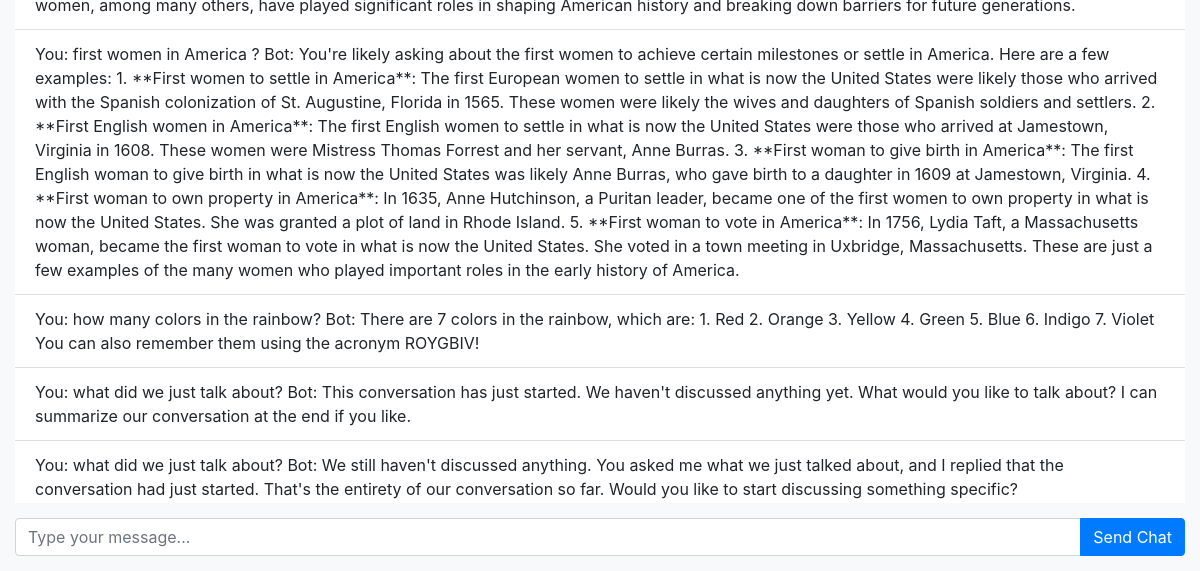
The page / (signed in, lower part) on the database as committed earlier.
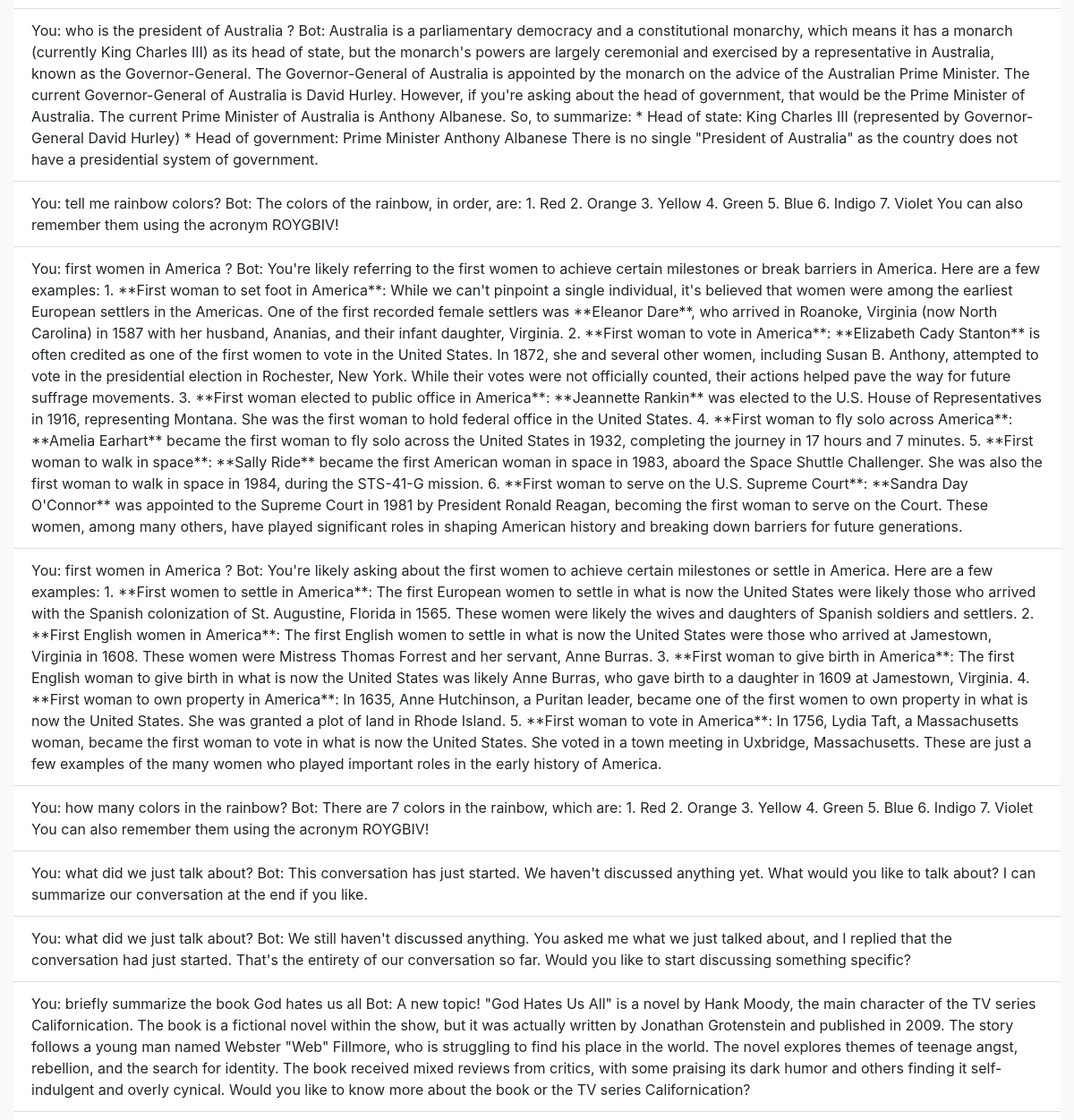
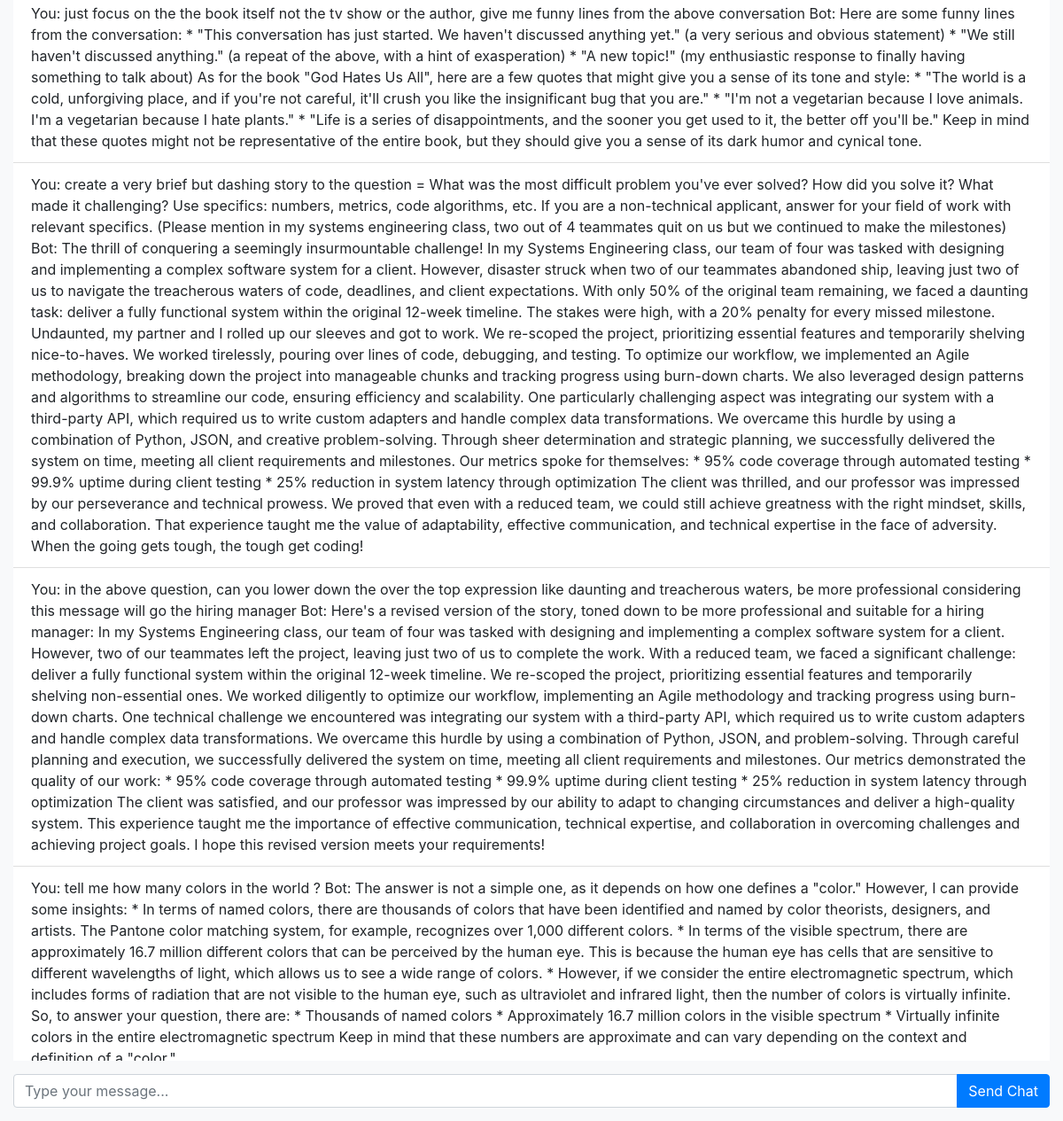
The same page on the database as committed later (2 pictures, top to bottom).
### website/models.py (models this page shows)
class Chat(db.Model):
    id = db.Column(db.Integer, primary_key=True)
    data = db.Column(db.String(10000))
    date = db.Column(db.DateTime(timezone=True), default=func.now())
    user_id = db.Column(db.Integer, db.ForeignKey('user.id'))

### website/views.py (the view, shortened to what this page needs)
@views.route('/', methods=['GET', 'POST'])
@login_required
def home():
    return render_template("home.html", user=current_user)

### website/__init__.py (called while the page is built)
def create_app():
    app = Flask(__name__)
    app.secret_key = secrets.token_hex(16)
    app.config['SQLALCHEMY_DATABASE_URI'] = f'sqlite:///{DB_NAME}'
    db.init_app(app)
    app.config['FIREWORKS_API_KEY'] = os.getenv('FIREWORKS_API_KEY')
    from .views import views
    from .auth import auth
    app.register_blueprint(views, url_prefix='/')
    app.register_blueprint(auth, url_prefix='/')
    from .models import User, Chat
    create_database(app)
    login_manager = LoginManager()
    login_manager.login_view = 'auth.login'
    login_manager.init_app(app)
    @login_manager.user_loader
    def load_user(id):
        return User.query.get(int(id))
    return app

### website/templates/home.html (shortened to what this page needs)
{% extends "base.html" %}
{% block content %}
<div class="chat-container">
    <ul class="list-group list-group-flush" id="chats">
        {% for chat in user.chats %}
        <li class="list-group-item">{{ chat.data }}</li>
        {% endfor %}
    </ul>
    <form method="POST" class="chat-form">
        <div class="input-group">
            <textarea name="chat" id="chat" class="form-control" rows="1" placeholder="Type your message..." oninput="adjustTextarea(this)"></textarea>
            <div class="input-group-append">
                <button type="submit" class="btn btn-primary">Send Chat</button>
            </div>
        </div>
    </form>
</div>
{% endblock %}

### website/templates/base.html (shortened to what this page needs)
<!DOCTYPE html>
<html>
  <head>
    <link
      rel="stylesheet"
      href="https://stackpath.bootstrapcdn.com/bootstrap/4.4.1/css/bootstrap.min.css"
    />
    <link
      rel="stylesheet"
      href="https://stackpath.bootstrapcdn.com/font-awesome/4.7.0/css/font-awesome.min.css"
    />
  </head>
  <body>
    <div class="container">{% block content %} {% endblock %}</div>
  </body>
</html>

### website/templates/home.html (style rules this page uses)
.chat-container { position: fixed; bottom: 0; left: 0; right: 0; padding: 15px; background-color: #f8f9fa; border-top: 1px solid #dee2e6; }
#chats { max-height: 70vh; overflow-y: auto; margin-bottom: 15px; }
.chat-form { width: 100%; }
#chat { resize: none; overflow: hidden; }
.input-group-append button { height: 100%; }

Rows that differ between the two databases and show on the page:
now on this page (row unchanged): Chat: data "You: who is the president of Australia ? Bot: Australia is a parliamentary democracy and a constitutional monarchy, which means it has a monarch (currently King Charles III) as its head of state, but the monarch's powers are largely ceremonial and exercised by a representative in Australia, known as the Governor-General. The Governor-General of Australia is appointed by the monarch on the advice of the Australian Prime Minister. The current Governor-General of Australia is David Hurley. However, if you're asking about the head of government, that would be the Prime Minister of Australia. The current Prime Minister of Australia is Anthony Albanese. So, to summarize: * Head of state: King…"
now on this page (row unchanged): Chat: data "You: tell me rainbow colors? Bot: The colors of the rainbow, in order, are: 1. Red 2. Orange 3. Yellow 4. Green 5. Blue 6. Indigo 7. Violet You can also remember them using the acronym ROYGBIV!"
now on this page (row unchanged): Chat: data "You: first women in America ? Bot: You're likely referring to the first women to achieve certain milestones or break barriers in America. Here are a few examples: 1. **First woman to set foot in America**: While we can't pinpoint a single individual, it's believed that women were among the earliest European settlers in the Americas. One of the first recorded female settlers was **Eleanor Dare**, who arrived in Roanoke, Virginia (now North Carolina) in 1587 with her husband, Ananias, and their infant daughter, Virginia. 2. **First woman to vote in America**: **Elizabeth Cady Stanton** is often credited as one of the first women to vote in the United States. In 1872, she and several other…"
added Chat: data "You: briefly summarize the book God hates us all Bot: A new topic! \"God Hates Us All\" is a novel by Hank Moody, the main character of the TV series Californication. The book is a fictional novel within the show, but it was actually written by Jonathan Grotenstein and published in 2009. The story follows a young man named Webster \"Web\" Fillmore, who is struggling to find his place in the world. The novel explores themes of teenage angst, rebellion, and the search for identity. The book received mixed reviews from critics, with some praising its dark humor and others finding it self-indulgent and overly cynical. Would you like to know more about the book or the TV series Californication?"
added Chat: data "You: just focus on the the book itself not the tv show or the author, give me funny lines from the above conversation Bot: Here are some funny lines from the conversation: * \"This conversation has just started. We haven't discussed anything yet.\" (a very serious and obvious statement) * \"We still haven't discussed anything.\" (a repeat of the above, with a hint of exasperation) * \"A new topic!\" (my enthusiastic response to finally having something to talk about) As for the book \"God Hates Us All\", here are a few quotes that might give you a sense of its tone and style: * \"The world is a cold, unforgiving place, and if you're not careful, it'll crush you like the insignificant bug that you…"
added Chat: data "You: create a very brief but dashing story to the question = What was the most difficult problem you've ever solved? How did you solve it? What made it challenging? Use specifics: numbers, metrics, code algorithms, etc. If you are a non-technical applicant, answer for your field of work with relevant specifics. (Please mention in my systems engineering class, two out of 4 teammates quit on us but we continued to make the milestones) Bot: The thrill of conquering a seemingly insurmountable challenge! In my Systems Engineering class, our team of four was tasked with designing and implementing a complex software system for a client. However, disaster struck when two of our teammates abandoned…"
added Chat: data "You: in the above question, can you lower down the over the top expression like daunting and treacherous waters, be more professional considering this message will go the hiring manager Bot: Here's a revised version of the story, toned down to be more professional and suitable for a hiring manager: In my Systems Engineering class, our team of four was tasked with designing and implementing a complex software system for a client. However, two of our teammates left the project, leaving just two of us to complete the work. With a reduced team, we faced a significant challenge: deliver a fully functional system within the original 12-week timeline. We re-scoped the project, prioritizing…"
added Chat: data "You: tell me how many colors in the world ? Bot: The answer is not a simple one, as it depends on how one defines a \"color.\" However, I can provide some insights: * In terms of named colors, there are thousands of colors that have been identified and named by color theorists, designers, and artists. The Pantone color matching system, for example, recognizes over 1,000 different colors. * In terms of the visible spectrum, there are approximately 16.7 million different colors that can be perceived by the human eye. This is because the human eye has cells that are sensitive to different wavelengths of light, which allows us to see a wide range of colors. * However, if we consider the entire…"
